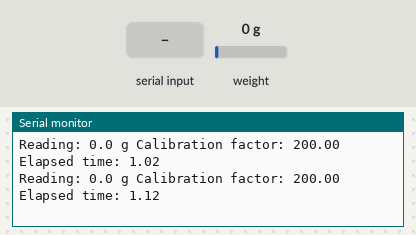
This sketch was run on a simulated Arduino Uno, built with avr-gcc and run on an emulated ATmega328P. On the bench: the last lines printed to the serial monitor. The test bench sets the inputs (shaded band); at power-on: weight on the scale 0 g.

Above: at 3.2 s.
3.3 s: weight on the scale set to 100 g
At 3.34 s:
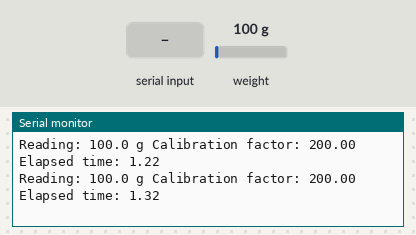
6.3 s: "+" received over Serial
At 6.4 s:
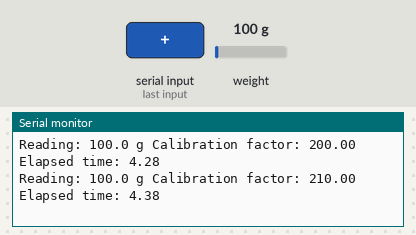
7.8 s: "a" received over Serial
At 7.82 s:
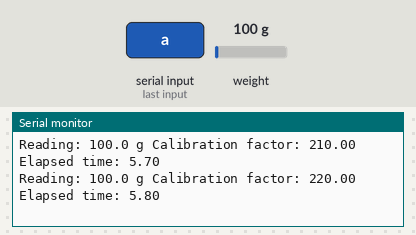
9.3 s: weight on the scale set to 1250 g
At 13.22 s:
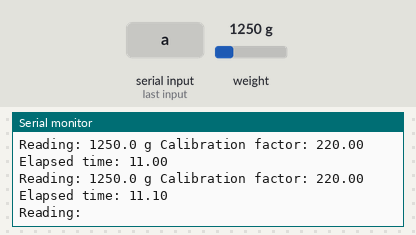
Timing chart, 0 to 13.3 s (numbered marks = the images above; inputs shaded):
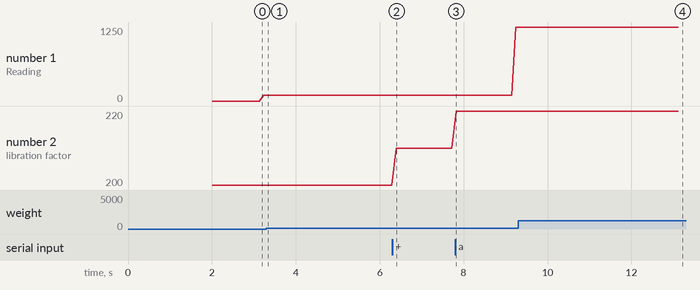

The sketch:

test1.ino
```cpp
#include "HX711.h"
#include <TimeLib.h>

#define DOUT  6 // 데이터 핀 6번핀
#define CLK   7 // 클럭 핀 7번핀

HX711 scale(DOUT, CLK);

float calibration_factor = 200;    // 로드셀 종류나 상황에 따라 적당한 값으로 시작 kg:-248000, g:-214
unsigned long startTime = 0;   // 시작 시간 저장 변수

void setup() {
  Serial.begin(115200);
  Serial.println("HX711 calibration sketch");
  Serial.println("Remove all weight from scale");
  Serial.println("After readings begin, place known weight on scale");
  Serial.println("Press + or a to increase calibration factor");
  Serial.println("Press - or z to decrease calibration factor");

  scale.set_scale();
  scale.tare(); // Reset the scale to 0

  long zero_factor = scale.read_average(); // Get a baseline reading
  Serial.print("Zero factor: "); // This can be used to remove the need to tare the scale. Useful in permanent scale projects.
  Serial.println(zero_factor);

  startTime = millis(); // 프로그램 시작 시간 저장
}

void loop() {
  long long int currentTime = millis(); // 현재 시간 저장
  long long int elapsedTime = currentTime - startTime; // 경과 시간 계산

  scale.set_scale(calibration_factor); // 보정 계수 적용

  Serial.print("Reading: ");
  Serial.print(scale.get_units(), 1);
  Serial.print(" g"); // 단위 출력 (kg 또는 g)
  Serial.print(" Calibration factor: ");
  Serial.print(calibration_factor);
  Serial.print(" Elapsed time: ");
  Serial.print(elapsedTime / 1000.0); // 경과 시간을 초 단위로 출력
  Serial.println();

  if (Serial.available()) {
    char temp = Serial.read();
    if (temp == '+' || temp == 'a')
      calibration_factor += 10;
    else if (temp == '-' || temp == 'z')
      calibration_factor -= 10;
  }
}
```

Measured:
- after the input at 3.3 s, the serial monitor: prints a new line at once (image 1)
- after the input at 6.3 s, the serial monitor: prints a new line after 0.09 s (image 2)
- after the input at 7.8 s, the serial monitor: prints a new line at once (image 3)
- after the input at 9.3 s, the serial monitor: prints a new line after 0.05 s (image 4)
- plotted number 1: 100 → 1250 after the input at 7.8 s
- plotted number 2: 200 → 210 after the input at 6.3 s, 210 → 220 after the input at 7.8 s
